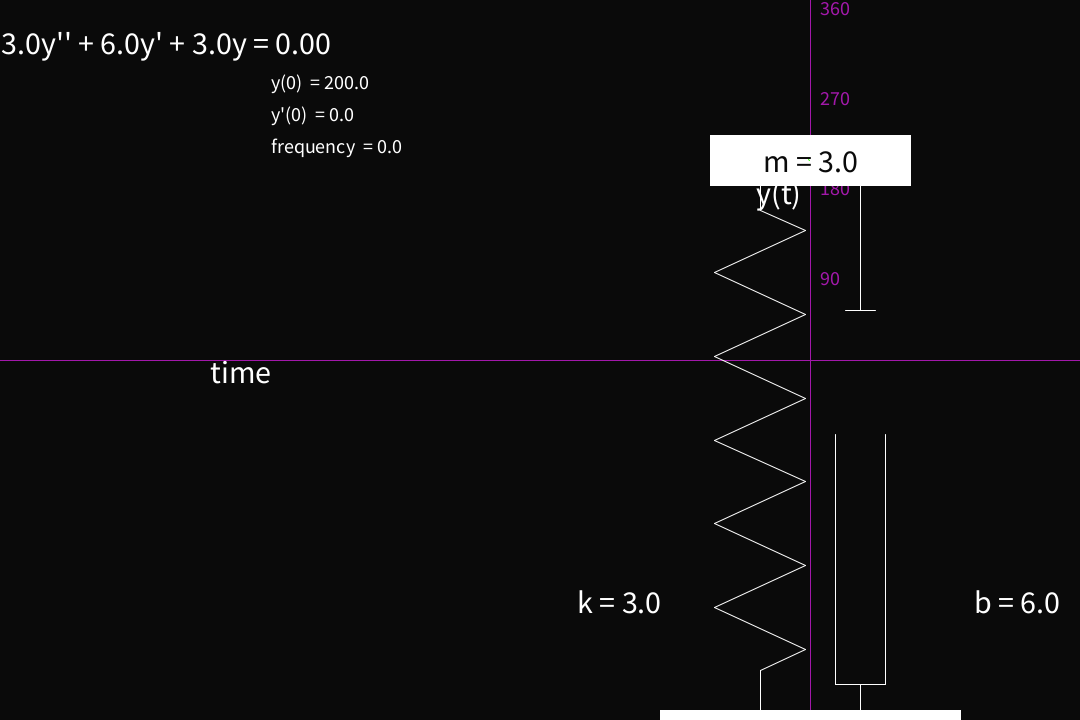
Frame 1 (no input)
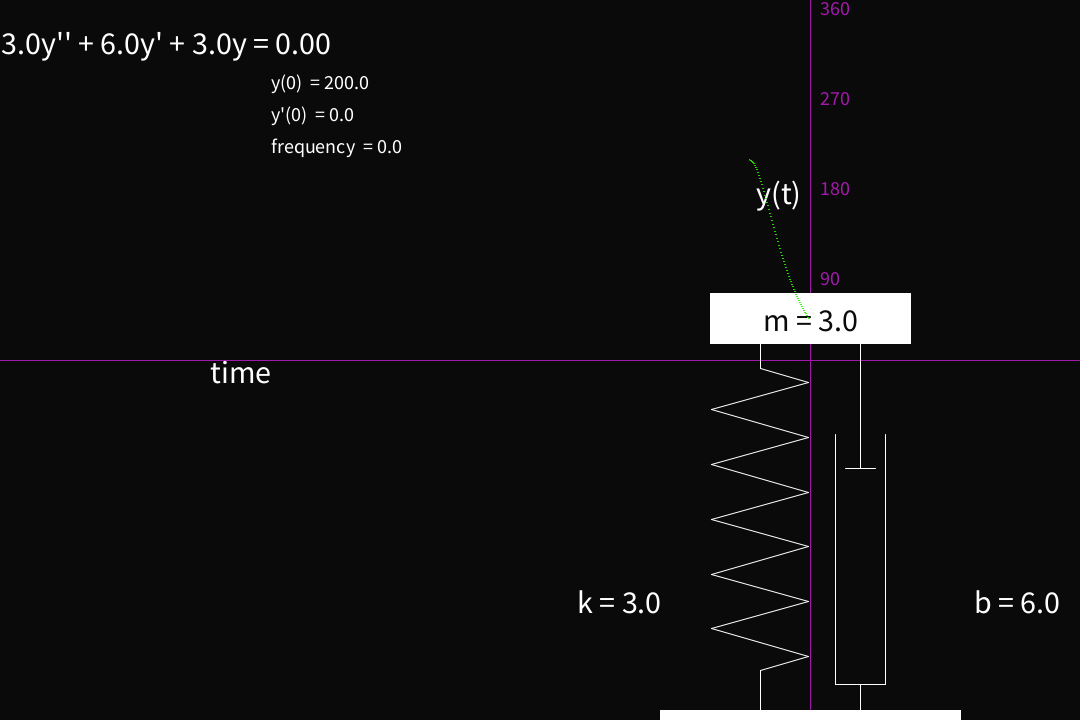
Frame 60 (the mouse pressed at the canvas centre just before this capture)
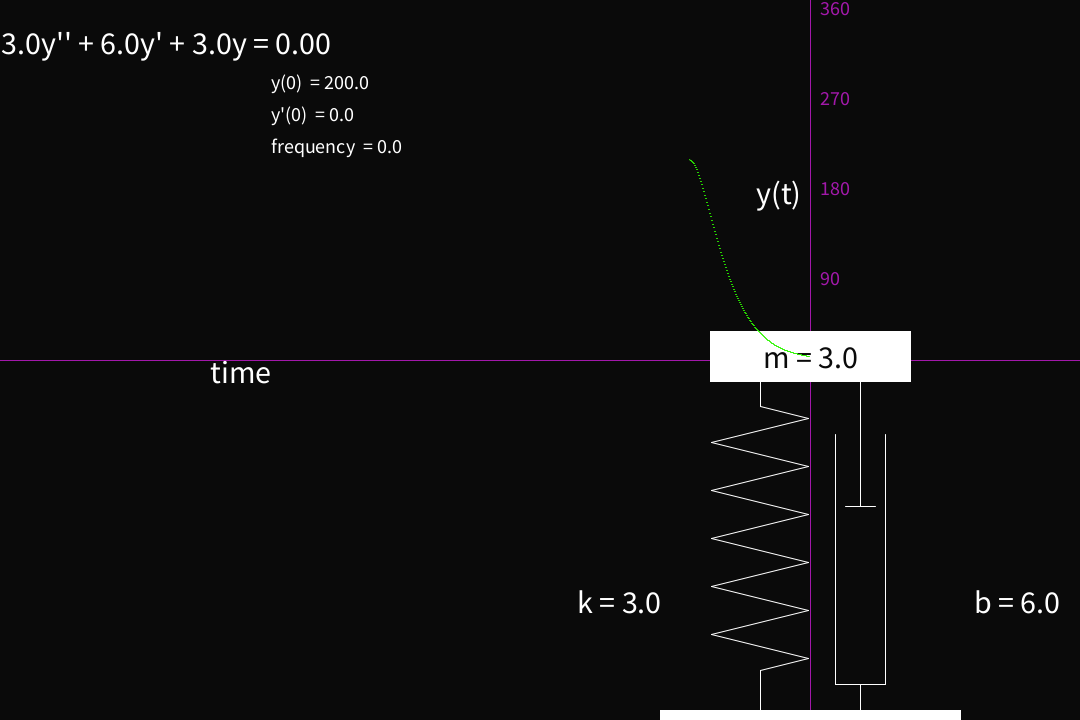
Frame 120 (the mouse held since frame 60 and released just before this capture)

The Processing sketch that drew these frames (run headless with seeded random() and noise(); from frame 60 on, the mouse is pressed at the canvas centre):

// Processing sketch: massspring
// ── massspring.pde


// spring data

float currentDisplacement;
float previousDisplacement;


//time step
float currentTime;

float dt = .01;

//steps per frame




color white = color(255,255,255);
color green = color(45,245,0);
color purple = color(162,24,170);
color backgroundColor = color(10,10,10);


ArrayList<Float> graph;


void setup() {
  size(1080,720);
  frameRate(2);
  currentDisplacement = initialDisplacement;
  previousDisplacement = initialDisplacement - initialVelocity*dt;
  graph = new ArrayList<Float>();
  currentTime = 0;
  frameRate(30);
}

void draw() {
  background(backgroundColor);
  translate(width-width/4, height/2);
  scale(1,-1);
  displayAxis();

  displayMassSpring();
    updateGraph();
  displayDifferentialEquation();
  updateSpring();
//  displayForce();
}

void displayForce() {
  line(150,0,150,100*sin(2*currentTime));
  line(250,0,250,100*sin(omega*currentTime));
}

void keyPressed() {
  if (key == 'a') {
    omega = omega - 0.1; 
  } else if (key == 's') {
    omega = omega + 0.1;
  }
}


void displayMassSpring() {
  fill(255,255,255,255);
  stroke(255,255,255,255);
  rectMode(CENTER);
    textSize(32);
    textAlign(RIGHT, TOP);
  //mass
  rect(0, currentDisplacement, 200, 50);

  //base
  float baseLocation = -height/2;
  rect(0,baseLocation,300,20);
  
  //spring
  pushMatrix();
  translate(-50, 0);
  int numberOfFolds = 10;
  float staightLength = 50;
  float foldLength = 100;
  
  float theta = asin((abs(currentDisplacement - baseLocation) - 2*staightLength)/((numberOfFolds + 1)*foldLength));
  float currentX = 0;
  float currentY = baseLocation;
  line(currentX, currentY,0,currentY + staightLength);
  currentY = currentY + staightLength;
  line(currentX, currentY, currentX + cos(theta)*foldLength/2, currentY + sin(theta)*foldLength/2);  
  currentX = currentX + cos(theta)*foldLength/2;
  currentY = currentY + sin(theta)*foldLength/2;
  for (int i = 0; i < numberOfFolds; i++) {
    line(currentX, currentY, currentX + pow(-1, i+1)*cos(theta)*foldLength, currentY + sin(theta)*foldLength); 
    currentX = currentX + pow(-1, i+1)*cos(theta)*foldLength;
    currentY = currentY + sin(theta)*foldLength;
  }
  line(currentX, currentY, currentX + pow(-1, numberOfFolds+1)*cos(theta)*foldLength/2, currentY + sin(theta)*foldLength/2);  
  currentX = currentX +  pow(-1, numberOfFolds+1)*cos(theta)*foldLength/2;
  currentY = currentY + sin(theta)*foldLength/2;
  line(currentX, currentY,0,currentY + staightLength);
  scale(1,-1);
  text("k = " + k, currentX-100, -baseLocation/2+50);
  
  popMatrix();
  //damper
   pushMatrix();
  translate(50, 0);
  currentX = 0;
  currentY = baseLocation;
  line(currentX, currentY, currentX, currentY  + abs(baseLocation)/10);
  currentX = currentX;
  currentY = currentY  + abs(baseLocation)/10;
  line(currentX - 25, currentY, currentX + 25, currentY);
  line(currentX - 25, currentY, currentX - 25, currentY+250);
  line(currentX + 25, currentY, currentX + 25, currentY+250);
  
  line(currentX, currentDisplacement, currentX, currentDisplacement - 150);
  currentY = currentDisplacement - 150;
  line(currentX - 15, currentY, currentX + 15, currentY);
  scale(1,-1);

  text("b = " + b, currentX+200, -baseLocation/2+50);
  popMatrix();
  pushMatrix();
  scale(1,-1);
  fill(backgroundColor);
  textAlign(CENTER, CENTER);
  text("m = " + m, 0, -currentDisplacement);
  popMatrix();
  fill(white);
  
}









void displayAxis() {
  stroke(purple);
  fill(white);
  line(-width, 0, width, 0);
  line(0, -height, 0, height);

  textSize(32);
  pushMatrix();
  scale(1,-1);
  textAlign(RIGHT, TOP);
  text("time", -width/2,0);
  text("y(t)", -10, -height/4);
  textAlign(LEFT, TOP);
  textSize(20);
  fill(purple);
  text(360, 10, -height/2);
  text(90, 10, -height/8);
  text(180, 10, -2*height/8);
  text(270, 10, -3*height/8);
  popMatrix();
}

void updateGraph() {
  stroke(green);
  graph.add(currentDisplacement);
  pushMatrix();
  scale(-1,1);
  for (int i = 0; i < graph.size(); i++) {
     point(graph.size() - i, graph.get(i)); 
  }
  popMatrix();
}



void updateSpring() {
  for (int i = 0; i < stepsPerFrame; i++) {
    float denominator = b*dt + 2*m;
    float num1 = (-2*dt*dt*k+4*m)*currentDisplacement;
    float num2 = (b*dt - 2*m)*previousDisplacement;
    float num3 = 2*dt*dt*f(currentTime);
    previousDisplacement = currentDisplacement;
    currentDisplacement = (num1 + num2 + num3)/denominator;
    currentTime = currentTime + dt;
  }
}

void displayDifferentialEquation() {
   fill(255,255,255,255);
   pushMatrix();
   textAlign(LEFT, BOTTOM);
   scale(1,-1);
   textSize(32);
   text(m + "y'' + " + b + "y' + " + k + "y" + " = " + nf(f(currentTime),0,2), -width+width/4, -(float)height/2 + (float)height/12);
   textSize(20);
   text("y(0)  = " + initialDisplacement, -width/2, -(float)height/2 + (float)height/12 + 32);
   text("y'(0)  = " + initialVelocity, -width/2, -(float)height/2 + (float)height/12 + 64);
   text("frequency  = " + omega, -width/2, -(float)height/2 + (float)height/12 + 64+32);
   popMatrix();
}

// ── Parameters.pde
// m y'' + b y' + k y = f(t)

float m = 3;
float b = 6;
float k = 3;

float stepsPerFrame = 5;

float omega = 0;

//external force
float f(float t) {
//  return 500*cos(10*t);
  return 0; 
}

// initial conditions

float initialDisplacement = 200;
float initialVelocity = 0;
